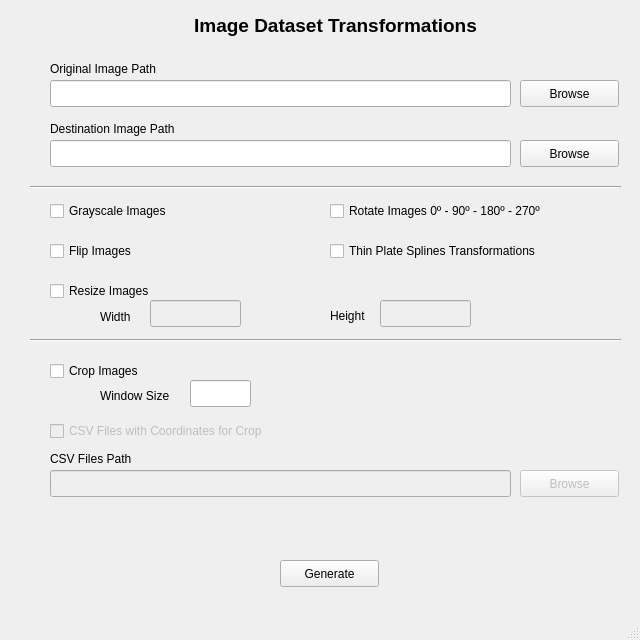
<?xml version="1.0" encoding="UTF-8"?>
<ui version="4.0">
 <class>MainWindow</class>
 <widget class="QMainWindow" name="MainWindow">
  <property name="geometry">
   <rect>
    <x>0</x>
    <y>0</y>
    <width>640</width>
    <height>640</height>
   </rect>
  </property>
  <property name="minimumSize">
   <size>
    <width>640</width>
    <height>640</height>
   </size>
  </property>
  <property name="maximumSize">
   <size>
    <width>640</width>
    <height>640</height>
   </size>
  </property>
  <property name="windowTitle">
   <string>MainWindow</string>
  </property>
  <widget class="QWidget" name="centralWidget">
   <widget class="QLabel" name="originalPathLabel">
    <property name="geometry">
     <rect>
      <x>50</x>
      <y>60</y>
      <width>181</width>
      <height>17</height>
     </rect>
    </property>
    <property name="text">
     <string>Original Image Path</string>
    </property>
   </widget>
   <widget class="QLabel" name="destinationPathLabel">
    <property name="geometry">
     <rect>
      <x>50</x>
      <y>120</y>
      <width>171</width>
      <height>17</height>
     </rect>
    </property>
    <property name="text">
     <string>Destination Image Path</string>
    </property>
   </widget>
   <widget class="QLineEdit" name="originalPathLineEdit">
    <property name="geometry">
     <rect>
      <x>50</x>
      <y>80</y>
      <width>461</width>
      <height>27</height>
     </rect>
    </property>
   </widget>
   <widget class="QLineEdit" name="destinationPathLineEdit">
    <property name="geometry">
     <rect>
      <x>50</x>
      <y>140</y>
      <width>461</width>
      <height>27</height>
     </rect>
    </property>
   </widget>
   <widget class="QPushButton" name="originalPathPushButton">
    <property name="geometry">
     <rect>
      <x>520</x>
      <y>80</y>
      <width>99</width>
      <height>27</height>
     </rect>
    </property>
    <property name="text">
     <string>Browse</string>
    </property>
   </widget>
   <widget class="QPushButton" name="destinationPathPushButton">
    <property name="geometry">
     <rect>
      <x>520</x>
      <y>140</y>
      <width>99</width>
      <height>27</height>
     </rect>
    </property>
    <property name="text">
     <string>Browse</string>
    </property>
   </widget>
   <widget class="QLabel" name="subtitleLabel">
    <property name="geometry">
     <rect>
      <x>50</x>
      <y>10</y>
      <width>571</width>
      <height>31</height>
     </rect>
    </property>
    <property name="font">
     <font>
      <pointsize>14</pointsize>
      <weight>75</weight>
      <bold>true</bold>
     </font>
    </property>
    <property name="text">
     <string>Image Dataset Transformations</string>
    </property>
    <property name="alignment">
     <set>Qt::AlignCenter</set>
    </property>
   </widget>
   <widget class="Line" name="line">
    <property name="geometry">
     <rect>
      <x>30</x>
      <y>179</y>
      <width>591</width>
      <height>16</height>
     </rect>
    </property>
    <property name="orientation">
     <enum>Qt::Horizontal</enum>
    </property>
   </widget>
   <widget class="QCheckBox" name="grayScaleCheckBox">
    <property name="geometry">
     <rect>
      <x>50</x>
      <y>200</y>
      <width>151</width>
      <height>22</height>
     </rect>
    </property>
    <property name="text">
     <string>Grayscale Images</string>
    </property>
   </widget>
   <widget class="QCheckBox" name="rotateCheckBox">
    <property name="geometry">
     <rect>
      <x>330</x>
      <y>200</y>
      <width>271</width>
      <height>22</height>
     </rect>
    </property>
    <property name="text">
     <string>Rotate Images 0º - 90º - 180º - 270º</string>
    </property>
   </widget>
   <widget class="QCheckBox" name="flipCheckBox">
    <property name="geometry">
     <rect>
      <x>50</x>
      <y>240</y>
      <width>121</width>
      <height>22</height>
     </rect>
    </property>
    <property name="text">
     <string>Flip Images</string>
    </property>
   </widget>
   <widget class="QCheckBox" name="cropCheckBox">
    <property name="geometry">
     <rect>
      <x>50</x>
      <y>360</y>
      <width>121</width>
      <height>22</height>
     </rect>
    </property>
    <property name="text">
     <string>Crop Images</string>
    </property>
   </widget>
   <widget class="QLineEdit" name="windowSizeLineEdit">
    <property name="geometry">
     <rect>
      <x>190</x>
      <y>380</y>
      <width>61</width>
      <height>27</height>
     </rect>
    </property>
    <property name="inputMask">
     <string>999999</string>
    </property>
   </widget>
   <widget class="QCheckBox" name="csvCheckBox">
    <property name="enabled">
     <bool>false</bool>
    </property>
    <property name="geometry">
     <rect>
      <x>50</x>
      <y>420</y>
      <width>291</width>
      <height>22</height>
     </rect>
    </property>
    <property name="text">
     <string>CSV Files with Coordinates for Crop</string>
    </property>
   </widget>
   <widget class="QLabel" name="windowSizeLabel">
    <property name="geometry">
     <rect>
      <x>100</x>
      <y>380</y>
      <width>91</width>
      <height>31</height>
     </rect>
    </property>
    <property name="text">
     <string>Window Size</string>
    </property>
    <property name="alignment">
     <set>Qt::AlignLeading|Qt::AlignLeft|Qt::AlignVCenter</set>
    </property>
   </widget>
   <widget class="QLineEdit" name="csvLineEdit">
    <property name="enabled">
     <bool>false</bool>
    </property>
    <property name="geometry">
     <rect>
      <x>50</x>
      <y>470</y>
      <width>461</width>
      <height>27</height>
     </rect>
    </property>
   </widget>
   <widget class="QLabel" name="csvLabel">
    <property name="geometry">
     <rect>
      <x>50</x>
      <y>450</y>
      <width>121</width>
      <height>17</height>
     </rect>
    </property>
    <property name="text">
     <string>CSV Files Path</string>
    </property>
   </widget>
   <widget class="QPushButton" name="csvPushButton">
    <property name="enabled">
     <bool>false</bool>
    </property>
    <property name="geometry">
     <rect>
      <x>520</x>
      <y>470</y>
      <width>99</width>
      <height>27</height>
     </rect>
    </property>
    <property name="text">
     <string>Browse</string>
    </property>
   </widget>
   <widget class="QCheckBox" name="thinPlateSplinesCheckBox">
    <property name="geometry">
     <rect>
      <x>330</x>
      <y>240</y>
      <width>271</width>
      <height>22</height>
     </rect>
    </property>
    <property name="text">
     <string>Thin Plate Splines Transformations</string>
    </property>
   </widget>
   <widget class="QPushButton" name="generatePushButton">
    <property name="geometry">
     <rect>
      <x>280</x>
      <y>560</y>
      <width>99</width>
      <height>27</height>
     </rect>
    </property>
    <property name="text">
     <string>Generate</string>
    </property>
   </widget>
   <widget class="Line" name="line_2">
    <property name="geometry">
     <rect>
      <x>30</x>
      <y>330</y>
      <width>591</width>
      <height>20</height>
     </rect>
    </property>
    <property name="orientation">
     <enum>Qt::Horizontal</enum>
    </property>
   </widget>
   <widget class="QCheckBox" name="resizeCheckBox">
    <property name="geometry">
     <rect>
      <x>50</x>
      <y>280</y>
      <width>131</width>
      <height>22</height>
     </rect>
    </property>
    <property name="text">
     <string>Resize Images</string>
    </property>
   </widget>
   <widget class="QLineEdit" name="widthLineEdit">
    <property name="enabled">
     <bool>false</bool>
    </property>
    <property name="geometry">
     <rect>
      <x>150</x>
      <y>300</y>
      <width>91</width>
      <height>27</height>
     </rect>
    </property>
   </widget>
   <widget class="QLineEdit" name="heightLineEdit">
    <property name="enabled">
     <bool>false</bool>
    </property>
    <property name="geometry">
     <rect>
      <x>380</x>
      <y>300</y>
      <width>91</width>
      <height>27</height>
     </rect>
    </property>
   </widget>
   <widget class="QLabel" name="widthLabel">
    <property name="geometry">
     <rect>
      <x>100</x>
      <y>296</y>
      <width>67</width>
      <height>41</height>
     </rect>
    </property>
    <property name="text">
     <string>Width</string>
    </property>
   </widget>
   <widget class="QLabel" name="heightLabel">
    <property name="geometry">
     <rect>
      <x>330</x>
      <y>300</y>
      <width>67</width>
      <height>31</height>
     </rect>
    </property>
    <property name="text">
     <string>Height</string>
    </property>
   </widget>
  </widget>
  <widget class="QMenuBar" name="menuBar">
   <property name="geometry">
    <rect>
     <x>0</x>
     <y>0</y>
     <width>640</width>
     <height>25</height>
    </rect>
   </property>
  </widget>
  <widget class="QStatusBar" name="statusBar"/>
 </widget>
 <layoutdefault spacing="6" margin="11"/>
 <resources/>
 <connections/>
</ui>
